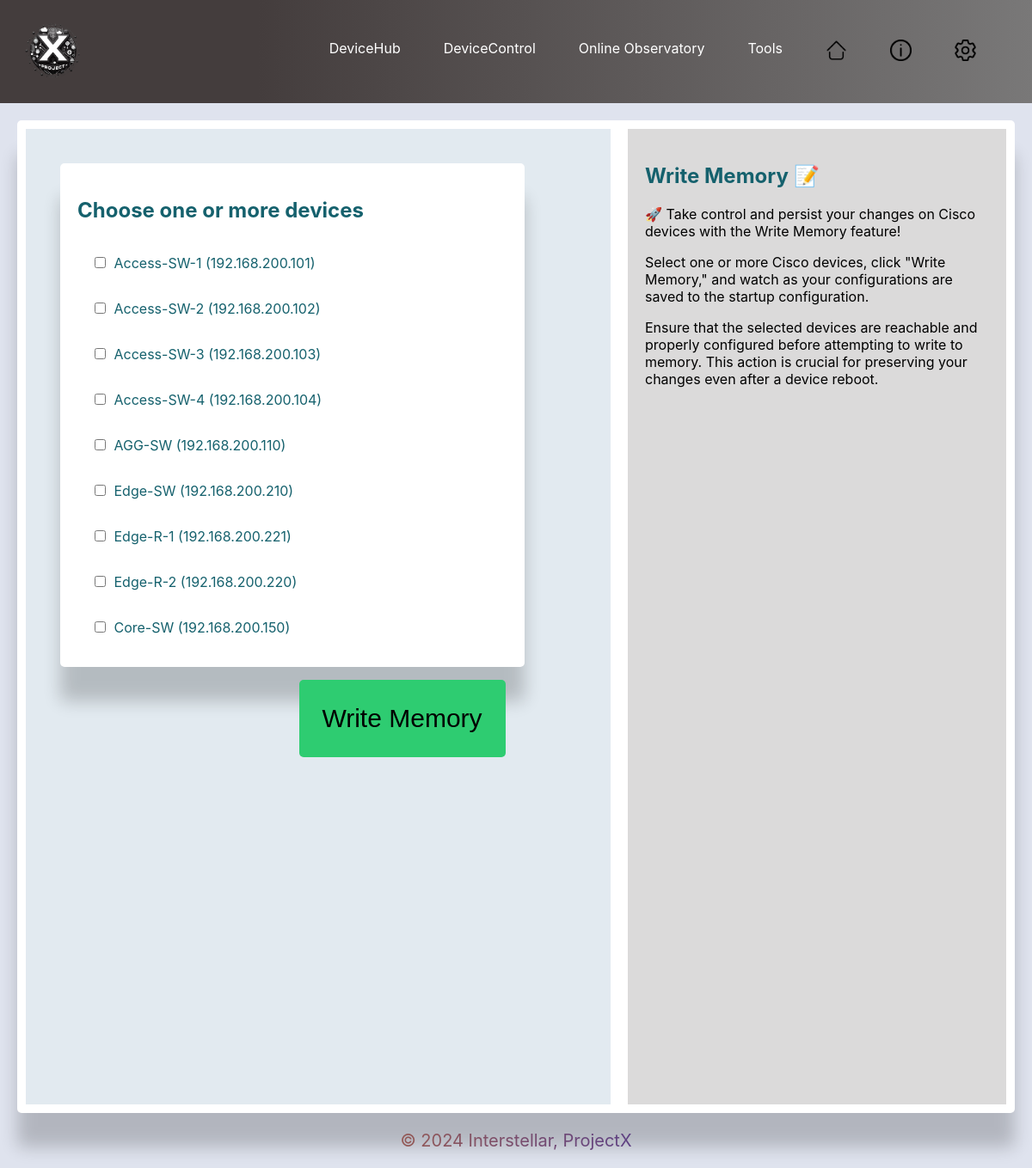
Page /devicecontrol/write-job/ on the earlier database version.
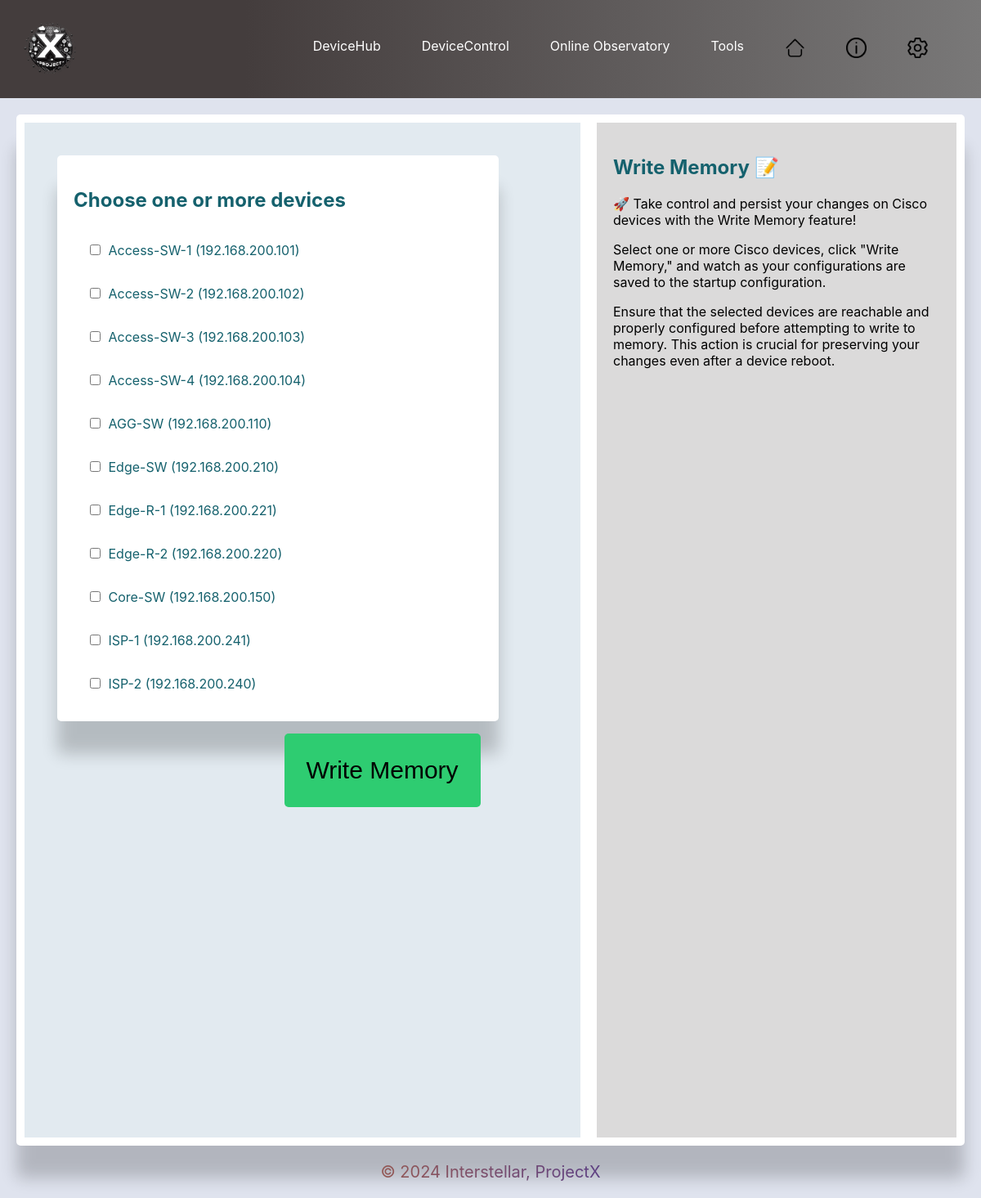
Same page on the later database version.
### deviceHub/models.py (models this page shows, shortened)
class Device(models.Model):
    device_name = models.CharField(max_length=255)
    ip_address = models.GenericIPAddressField()
    device_type = models.CharField(max_length=255)
    manufacturer = models.CharField(max_length=255, blank=True, null=True)
    model = models.CharField(max_length=255, blank=True, null=True)
    location = models.CharField(max_length=255, blank=True, null=True)
    rack_loc = models.CharField(max_length=255, blank=True, null=True)

### deviceControl/views.py (the view, shortened to what this page needs)
# urls.py: path('write-job/', views.write_memory, name='write_memory'),
def write_memory(request):
    devices = Device.objects.all()
    return render(request, 'write_job.html', {'devices': devices})

### templates/write_job.html (shortened to what this page needs)
{% extends 'base.html' %}
    {% load static %}
{% block content %}
<div class="write-job-container">
    <form method="post" action="{% url 'write_memory' %}" class="device-list-checkbox-form">
        <div class="device-list-container">
            <h2>Choose one or more devices</h2>
            {% for device in devices %}
            {% if device.manufacturer == 'Cisco' %}
            <label class="device-checkbox">
                <input type="checkbox" name="selected_devices" value="{{ device.id }}">
                {{ device.device_name }} ({{ device.ip_address }})
            </label>
            {% endif %}
            {% endfor %}
        </div>
        <div class="write-action-section">
            <button type="submit">Write Memory</button> <br></br>
        </div>
    </form>
</div>
{% endblock %}
{% block help %}
<h2>Write Memory 📝</h2>
<p>🚀 Take control and persist your changes on Cisco devices with the Write Memory feature!</p>
<p>Select one or more Cisco devices, click "Write Memory," and watch as your configurations are saved to the startup
    configuration.</p>
<p>Ensure that the selected devices are reachable and properly configured before attempting to write to memory. This
    action is crucial for preserving your changes even after a device reboot.</p>
{% endblock %}

Differences in the rows shown:
added Device: device_name "ISP-1", ip_address "192.168.200.241"
added Device: device_name "ISP-2", ip_address "192.168.200.240"
